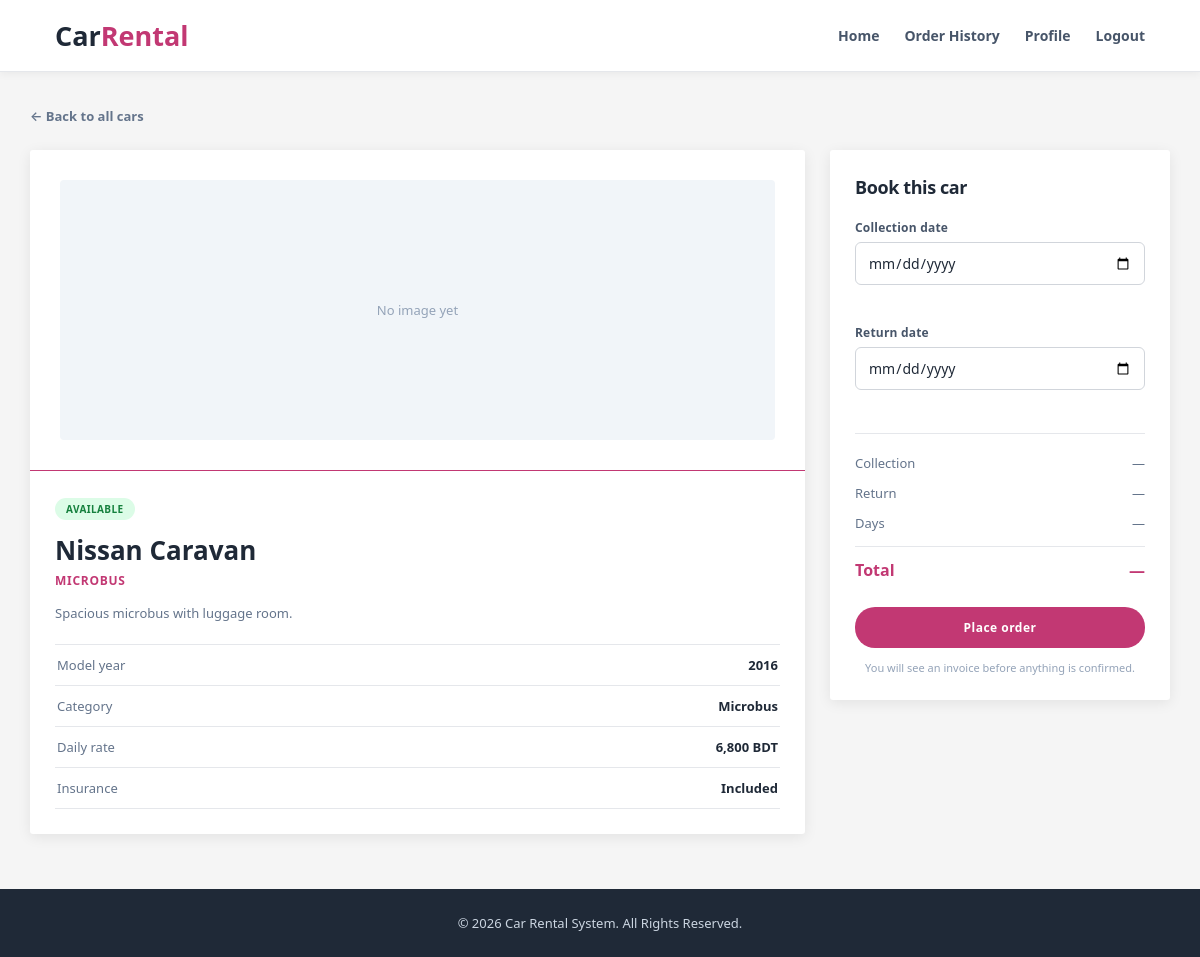
Page /views/car_details.php?id=4 (signed in) on the committed database.
### tables this page shows
CREATE TABLE `cars` (
  `id` int(10) UNSIGNED NOT NULL,
  `NAME` varchar(100) NOT NULL,
  `model` varchar(100) NOT NULL,
  `TYPE` varchar(50) NOT NULL,
  `price_per_day` decimal(10,2) NOT NULL,
  `availability_status` enum('available','unavailable') NOT NULL DEFAULT 'available',
  `image_path` varchar(255) DEFAULT NULL,
  `description` text DEFAULT NULL,
  `created_at` timestamp NOT NULL DEFAULT current_timestamp()
);

### controllers/car_control.php (called while the page is built, shortened)
<?php
require_once __DIR__ . "/../models/db.php";
$carId = 0;
if (isset($_POST["car_id"]) && is_numeric($_POST["car_id"])) {
    $carId = (int) $_POST["car_id"];
} else if (isset($_GET["id"]) && is_numeric($_GET["id"])) {
    $carId = (int) $_GET["id"];
}
$db   = new mydb();
$conn = $db->openConn();
$car = $db->findCarById($conn, $carId);
$pricePerDay = $car["price_per_day"];
$startDate = "";
$endDate   = "";
$startDateError = "";
$endDateError   = "";

### models/db.php (called while the page is built, shortened)
<?php
class mydb
{
    function findCarById($conn, $carId)
    {
        $sql = "SELECT id, NAME AS name, model, TRIM(TYPE) AS type,
                       price_per_day, availability_status,
                       image_path, IFNULL(description, '') AS description
                FROM cars
                WHERE id = ?
                LIMIT 1";
        $stmt = $conn->prepare($sql);
        $stmt->bind_param("i", $carId);
        $stmt->execute();
        $result = $stmt->get_result();
        $row    = $result->fetch_assoc();
        return $row;
    }
}

### views/car_details.php (the view, shortened to what this page needs)
<?php
require_once __DIR__ . "/../controllers/car_control.php";
?>
<!DOCTYPE html>
<html lang="en">
<head>
    <link rel="stylesheet" href="../public/css/style.css">
</head>
<body class="homepage">
    <header class="homepage-header">
        <div class="logo">
            Car<span>Rental</span>
        </div>
        <nav>
            <a href="homepage.php">Home</a>
            <a href="order_history.php">Order History</a>
            <a href="profile.php">Profile</a>
            <a href="../controllers/login_control.php?logout=true">Logout</a>
        </nav>
    </header>
    <main class="rental-container">
        <a href="homepage.php" class="back-link">&larr; Back to all cars</a>
        <section class="detail-layout">
            <article class="detail-card">
                <div class="detail-image">
                    <?php $imageFile = "../public/uploads/cars/" . $car["image_path"]; ?>
                    <?php if ($car["image_path"] != "" && file_exists($imageFile)) { ?>
                        <img
                            src="<?php echo htmlspecialchars($imageFile); ?>"
                            alt="<?php echo htmlspecialchars($car["name"]); ?>"
                        >
                    <?php } else { ?>
                        <div class="no-image">No image yet</div>
                    <?php } ?>
                </div>
                <div class="detail-body">
                    <?php if ($car["availability_status"] == "available") { ?>
                        <span class="badge badge-available">Available</span>
                    <?php } else { ?>
                        <span class="badge badge-unavailable">Unavailable</span>
                    <?php } ?>
                    <h1><?php echo htmlspecialchars($car["name"]); ?></h1>
                    <p class="detail-type"><?php echo htmlspecialchars($car["type"]); ?></p>
                    <p class="description"><?php echo htmlspecialchars($car["description"]); ?></p>
                    <dl class="spec-list">
                        <div class="spec">
                            <dt>Model year</dt>
                            <dd><?php echo htmlspecialchars($car["model"]); ?></dd>
                        </div>
                        <div class="spec">
                            <dt>Category</dt>
                            <dd><?php echo htmlspecialchars($car["type"]); ?></dd>
                        </div>
                        <div class="spec">
                            <dt>Daily rate</dt>
                            <dd><?php echo number_format($pricePerDay); ?> BDT</dd>
                        </div>
                        <div class="spec">
                            <dt>Insurance</dt>
                            <dd>Included</dd>
                        </div>
                    </dl>
                </div>
            </article>
            <aside class="order-panel">
                <h2>Book this car</h2>
                <form class="order-form" method="post" action="" id="orderForm"
                      onsubmit="return validateOrderForm();" novalidate>
                    <div class="form-group<?php if ($startDateError != "") { echo " invalid"; } ?>">
                        <label for="start_date">Collection date</label>
                        <input type="date" id="start_date" name="start_date"
                               value="<?php echo htmlspecialchars($startDate); ?>">
                        <span class="error" id="startDateError"><?php echo htmlspecialchars($startDateError); ?></span>
                    </div>
                    <div class="form-group<?php if ($endDateError != "") { echo " invalid"; } ?>">
                        <label for="end_date">Return date</label>
                        <input type="date" id="end_date" name="end_date"
                               value="<?php echo htmlspecialchars($endDate); ?>">
                        <span class="error" id="endDateError"><?php echo htmlspecialchars($endDateError); ?></span>
                    </div>
                    <div class="summary">
                        <div class="summary-row">
                            <span>Collection</span>
                            <span id="sOut">&mdash;</span>
                        </div>
                        <div class="summary-row">
                            <span>Return</span>
                            <span id="sIn">&mdash;</span>
                        </div>
                        <div class="summary-row">
                            <span>Days</span>
                            <span id="sDays">&mdash;</span>
                        </div>
                        <div class="summary-row summary-total">
                            <span>Total</span>
                            <span id="sTotal">&mdash;</span>
                        </div>
                    </div>
                    <button type="submit" class="primary-button">Place order</button>
                    <p class="note">
                        You will see an invoice before anything is confirmed.
                    </p>
                </form>
            </aside>
        </section>
    </main>
    <footer class="homepage-footer">
        <p>&copy; 2026 Car Rental System. All Rights Reserved.</p>
    </footer>
</body>
</html>

### rows in the picture
cars: NAME "Nissan Caravan", model "2016", price_per_day "6,800"

### other values in the picture
$car["type"] "MICROBUS"
$car["description"] "Spacious microbus with luggage room."
$car["type"] "Microbus"
